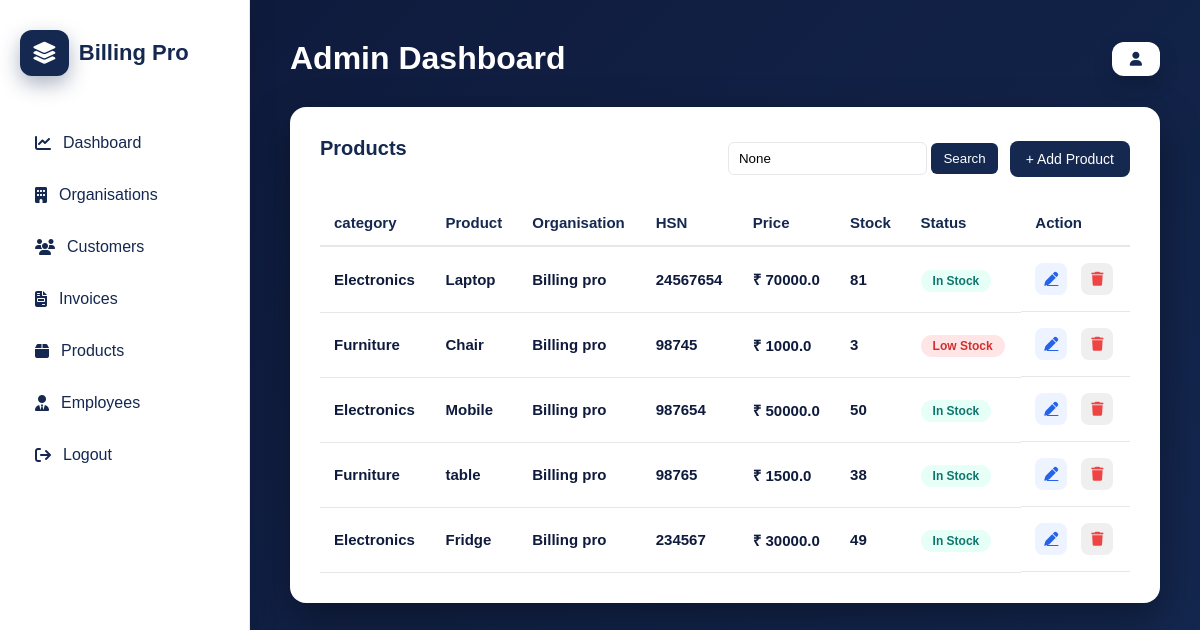
/adminpanel/aproducts/, run on the app's committed database.
### organisation/models.py (models this page shows, shortened)
class Product(models.Model):
    companyName = models.ForeignKey(OrganisationDetails, on_delete=models.CASCADE)
    category = models.ForeignKey(Category, on_delete=models.CASCADE, null=True, blank=True)
    Product_name = models.CharField(max_length=50)
    Hsn_code = models.CharField(max_length=20)
    Price = models.FloatField()
    Discount = models.IntegerField(default=0)
    Cgst = models.IntegerField(default=0)
    Sgst = models.IntegerField(default=0)
    Igst = models.IntegerField(default=0)
    Cess = models.IntegerField(default=0)
    stock = models.IntegerField(default=0)

class Category(models.Model):
    name = models.CharField(max_length=100)

class OrganisationDetails(models.Model):
    company_name = models.CharField(max_length=50)
    company_type = models.CharField(max_length=50)
    pan_number = models.CharField(max_length=10)
    gstin_number = models.CharField(max_length=15)
    address_1 = models.CharField(max_length=90)
    address_2 = models.CharField(max_length=90)
    state = models.CharField(max_length=60)
    city = models.CharField(max_length=60)
    pincode = models.CharField(max_length=6)
    full_name = models.CharField(max_length=50)
    phone = models.CharField(max_length=10)
    email  = models.EmailField()
    user_id = models.CharField(max_length=40)
    password_1 = models.CharField(max_length=225)
    password_2 = models.CharField(max_length=225)
    logo = models.ImageField(upload_to='company_logo/', blank=True, null=True)
    def __str__(self):
        return self.company_name

### adminpanel/views.py (the view)
# urls.py: path("aproducts/", views.products_page, name="aproducts"),
def products_page(request):
    search = request.GET.get("search")
    if search:
        products = Product.objects.filter(Product_name__icontains=search)
    else:
        products = Product.objects.all().order_by("-id")
    context = {
        "products": products,
        "search": search
    }
    return render(request,"adminpanel/products.html",context)

### adminpanel/templates/adminpanel/products.html (shortened to what this page needs)
{% extends "adminpanel/base.html" %}
{% block content %}
<div class="table-box">
<div class="table-header">
<h3>Products</h3>
<div class="table-actions">
<form method="GET">
<input type="text" name="search" placeholder="Search product..." value="{{ search }}">
<button type="submit">Search</button>
</form>
<a href="{% url 'add_product' %}" class="btn-add">+ Add Product</a>
</div>
</div>
<table class="org-table">
<thead>
<tr>
<th>category</th>
<th>Product</th>
<th>Organisation</th>
<th>HSN</th>
<th>Price</th>
<th>Stock</th>
<th>Status</th>
<th>Action</th>
</tr>
</thead>
<tbody>
{% for p in products %}
<tr>
<td>{{ p.category.name }}</td>
<td>{{ p.Product_name }}</td>
<td>{{ p.companyName }}</td>
<td>{{ p.Hsn_code }}</td>
<td>₹ {{ p.Price }}</td>
<td>{{ p.stock }}</td>
<td>
    {% if p.stock <= 5 %}
        <span style="background:#ffe5e5; color:#d32f2f; padding:4px 12px; border-radius:20px; font-size:12px; font-weight:600;">Low Stock</span>
    {% else %}
        <span style="background:#e6fff7; color:#0f766e; padding:4px 12px; border-radius:20px; font-size:12px; font-weight:600;">In Stock</span>
    {% endif %}
</td>
<td class="action-buttons">
        <a href="{% url 'update_product' p.id %}" class="action-btn edit">
            <i class="fa-solid fa-pen"></i>
        </a>
        <form action="{% url 'delete_product' p.id %}" method="POST" style="display:inline;">
                                <button type="submit" class="action-btn btn-delete" style="border:none; cursor:pointer;"
                                    onclick="return confirm('Delete this product?')">
                                    <i class="fa fa-trash"></i>
                                </button>
                            </form>
</td>
</tr>
{% endfor %}
</tbody>
</table>
</div>
{% endblock %}

### adminpanel/static/adminpanel/css/admin.css (style rules this page uses)
* { margin:0; padding:0; box-sizing:border-box; font-family:'Poppins',sans-serif; }
body { display:flex; min-height:100vh; background:#0f1b3d; color:#1e293b; }
.table-box { background:white; padding:30px; border-radius:16px; box-shadow:0 15px 40px rgba(0,0,0,0.35); }
.table-box h3 { font-size:18px; margin-bottom:18px; color:#142850; }
table { width:100%; border-collapse:collapse; }
th { text-align:left; padding:15px; font-size:13px; color:#64748b; border-bottom:1px solid #e5e7eb; }
td { padding:15px; font-size:14px; border-bottom:1px solid #f1f5f9; }
.org-table { width:100%; border-collapse:collapse; margin-top:15px; }
.org-table thead th { text-align:left; color:#142850; font-weight:700; font-size:15px; padding:14px; border-bottom:2px solid #e5e7eb; }
.org-table tbody tr { transition:0.25s; }
.org-table td { padding:16px 14px; color:#0f1b3d; font-weight:600; font-size:15px; border-bottom:1px solid #e5e7eb; }
.table-box { background:white; padding:30px; border-radius:16px; box-shadow:0 15px 40px rgba(0,0,0,0.35); margin-top:30px; }
.table-box h3 { color:#142850; margin-bottom:20px; font-weight:700; font-size:20px; }
.btn-add { background:#142850; color:white; padding:10px 16px; border-radius:8px; text-decoration:none; font-size:14px; }
.btn-delete { color:#ef4444; text-decoration:none; font-weight:600; }
.action-buttons { display:flex; gap:14px; }
.action-btn { width:32px; height:32px; display:flex; align-items:center; justify-content:center; border-radius:8px; font-size:14px; transition:0.25s; }
.action-btn.edit { color:#2563eb; background:#eef4ff; }
.table-header { display:flex; justify-content:space-between; align-items:center; margin-bottom:20px; }
.table-actions { display:flex; gap:12px; align-items:center; }
.table-actions input { padding:8px 10px; border:1px solid #e5e7eb; border-radius:6px; }
.table-actions button { padding:8px 12px; border:none; background:#142850; color:white; border-radius:6px; cursor:pointer; }

### data on the page
Product: category.name "Electronics", Product_name "Laptop", companyName "Billing pro", Hsn_code "24567654", Price "70000.0", stock "81", shows "In Stock"
Product: category.name "Furniture", Product_name "Chair", companyName "Billing pro", Hsn_code "98745", Price "1000.0", stock "3", shows "Low Stock"
Product: category.name "Electronics", Product_name "Mobile", companyName "Billing pro", Hsn_code "987654", Price "50000.0", stock "50", shows "In Stock"
Product: category.name "Furniture", Product_name "table", companyName "Billing pro", Hsn_code "98765", Price "1500.0", stock "38", shows "In Stock"
Product: category.name "Electronics", Product_name "Fridge", companyName "Billing pro", Hsn_code "234567", Price "30000.0", stock "49", shows "In Stock"
